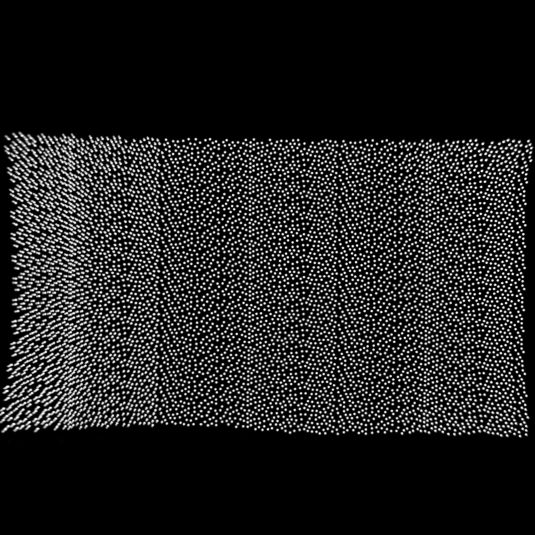
#> input picture python/py_package/sensor/assets/patterns/d435_pattern_1070.png, 1070 x 1070 px (shown at 1/2 size)
$ python -i depth_processor.py   (imports and definitions only)   (older library calls are emulated)
#> lines starting #> are read from the running program, lines starting #| are printed output that depends on the picture
#> further down, picture is the input picture: shape (1070, 1070); min 0, max 255, mean 32.3
#
# Copyright 2025 Hillbot Inc.
# Copyright 2020-2024 UCSD SU Lab
#
# Licensed under the Apache License, Version 2.0 (the "License");
# you may not use this file except in compliance with the License.
# You may obtain a copy of the License at:
#
#     http://www.apache.org/licenses/LICENSE-2.0
#
# Unless required by applicable law or agreed to in writing, software
# distributed under the License is distributed on an "AS IS" BASIS,
# WITHOUT WARRANTIES OR CONDITIONS OF ANY KIND, either express or implied.
# See the License for the specific language governing permissions and
# limitations under the License.
#
# by Xiaoshuai Jet Zhang <i@jetd.me>, Ang Li, Jan 2023
# v2023.01.23
#
# CPU Depth simulation toolkit.
#
# Please run:
#  1. `pip3 install --upgrade pip`
#  2. `pip3 install opencv-contrib-python scipy open3d`
# before using this package.

from typing import Optional, Tuple

import numpy as np


def pad_lr(img: np.ndarray, ndisp: int) -> np.ndarray:
    padding = np.zeros((img.shape[0], ndisp), dtype=np.uint8)
    return np.concatenate([padding, img, padding], axis=1)


def unpad_lr(img: np.ndarray, ndisp: int) -> np.ndarray:
    return img[:, ndisp: -ndisp]


def sim_ir_noise(
    img: np.ndarray,
    scale: float = 0.0, blur_ksize: int = 0, blur_ksigma: float = 0.03,
    speckle_shape: float = 398.12, speckle_scale: float = 2.54e-3,
    gaussian_mu: float = -0.231, gaussian_sigma: float = 0.83,
    seed: int = 0
) -> np.ndarray:
    """
    Simulate IR camera noise.

    Noise model from Landau et al.
    Simulating Kinect Infrared and Depth Images

    :param img: Input IR image
    :param scale: Scale for downsampling & applying gaussian blur
    :param blur_ksize: Kernel size for gaussian blur
    :param blur_ksigma: Kernel sigma for gaussian blur
    :param speckle_shape: Shape parameter for speckle noise (Gamma distribution)
    :param speckle_scale: Scale parameter for speckle noise (Gamma distribution)
    :param gaussian_mu: mu for additive gaussian noise
    :param gaussian_sigma: sigma for additive gaussian noise
    :param seed: random seed used for numpy
    :return: Processed IR image
    """
#> called with scale = 0, blur_ksize = 0, blur_ksigma = 0.03, speckle_shape = 398.1, speckle_scale = 0.00254, gaussian_mu = -0.231, gaussian_sigma = 0.83, seed = 0
    h, w = img.shape
#> h = 1070; w = 1070

    import cv2
    if scale > 0:
        # downsampling (to emulate soft intensity)
        inter = cv2.INTER_BICUBIC if scale > 1 else cv2.INTER_LANCZOS4
        img = cv2.resize(img, (int(w * scale), int(h * scale)), interpolation=inter)
        if blur_ksize > 0:
            img = cv2.GaussianBlur(img, (blur_ksize, blur_ksize), blur_ksigma)
        img = cv2.resize(img, (w, h), interpolation=cv2.INTER_CUBIC)

    rng = np.random.default_rng(seed)
    img = img.astype(np.float)

    # speckle noise
    img = img * rng.gamma(shape=speckle_shape, scale=speckle_scale, size=img.shape)
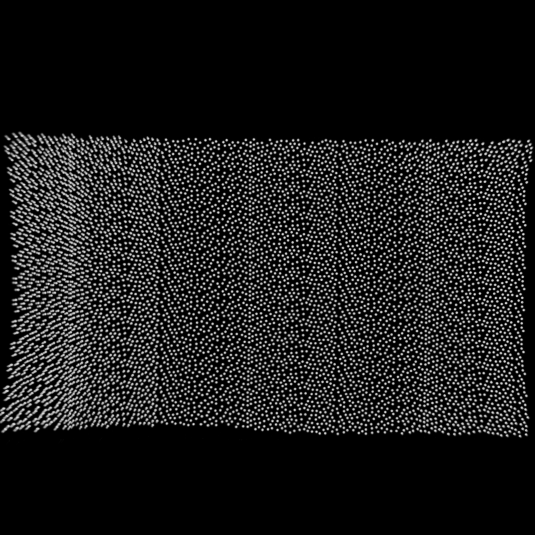
#> img: shape (1070, 1070) float64 (shown at 1/2 size); min 0, max 302, mean 32.7; drawn with min black and max white

    # gaussian noise
    img = img + gaussian_mu + gaussian_sigma * rng.standard_normal(img.shape)

    # renormalize
    img[img < 0] = 0
    img[img > 255] = 255
#> img: shape (1070, 1070) float64; min 0, max 255, mean 32.7
    img = img.astype(np.uint8)

    return img


# [252 lines left out: functions depth_post_processing, get_census, calc_disparity, init_rectify_stereo, calc_rectified_stereo_pair, calc_depth_and_pointcloud and 1 more, not called in this run]

>>> import cv2
>>> picture = cv2.imread('assets/patterns/d435_pattern_1070.png', cv2.IMREAD_GRAYSCALE)
>>> result = sim_ir_noise(picture)
